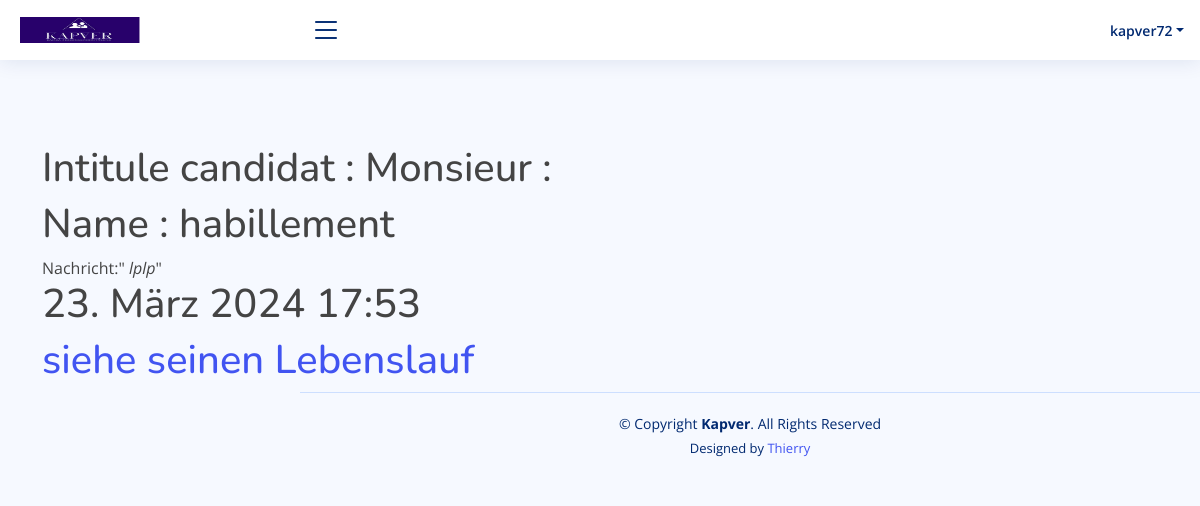
The page /detailscandidature_user/1 (signed in) on the database its author committed.
### kapver_app/models.py (models this page shows, shortened)
class UserModel(AbstractUser):
    travailleur = models.BooleanField(default=False)
    entreprise = models.BooleanField(default=False)
    admin = models.BooleanField(default=False)
    membre_staff = models.BooleanField(default=False)
    class Meta:
        verbose_name = ('UserModel')
        verbose_name_plural = ('UserModels')
    def __str__(self):
        return self.username

class Candidature(models.Model):
    intitule = models.CharField(max_length=100,blank=True,null=True)
    nom = models.CharField(max_length=100)
    message = models.TextField()
    cv = models.FileField(upload_to='cv')
    date = models.DateTimeField(auto_now_add=True,blank=True,null=True)
    class Meta:
        verbose_name= ('Candidature')
        verbose_name_plural = ('Candidatures')

### kapver_app/views.py (the view)
# urls.py: path('detailscandidature_user/<int:pk>',views.detailscandidature_user,name='detailscandidature_user'),
def detailscandidature_user(request,pk):
    if request.user.is_authenticated:
        if request.user.admin==True:
            obj=''
            try:
                obj = get_object_or_404(Candidature,pk=pk)
            except:
                return redirect('offres')
            return render(request,'admin/detailscandidature_user.html',{'obj':obj})
        else:
            return redirect('index')
    else:
        return redirect('index')

### kapver_app/templates/admin/detailscandidature_user.html (shortened to what this page needs)
{% extends './dashboard.html' %}
{% load i18n %}
{% block main %}
<br><br><br><br><br><br>
<div class="container">
    <div class="row">
        <div class="col-12">
            <label for=""><h1>{% trans "Intitule candidat" %} : {{obj.intitule}}</h1></label>
        </div>
    </div>
    <div class="row">
        <div class="col-12">
            <label for=""><h1>{% trans "nom" %} : {{obj.nom}}</h1></label>
        </div>
    </div>
    <div class="row">
        <div class="col-12">
           {% trans "message" %}:" <cite>{{obj.message}}</cite>"
        </div>
    </div>
    <div class="row">
        <div class="col-12">
          <h1>{{obj.date}}</h1>
        </div>
    </div>
    <div class="row">
        <div class="col-12">
<a href="/media/{{obj.cv}}"><h1>{% trans "voir son cv" %}</h1></a>
        </div>
    </div>
</div>
{% endblock %}

### kapver_app/templates/admin/dashboard.html (shortened to what this page needs)
{% load i18n %}
{% if request.user.admin == True or request.user.entreprise == True%}
{% load static %}
<!DOCTYPE html>
<html lang="en">
<head>
  <link href="{% static 'assets/vendor/bootstrap/css/bootstrap.min.css' %}" rel="stylesheet">
  <link href="{% static 'assets/vendor/bootstrap-icons/bootstrap-icons.css' %}" rel="stylesheet">
  <link href="{% static 'assets/vendor/boxicons/css/boxicons.min.css' %}" rel="stylesheet">
  <link href="{% static 'assets/vendor/quill/quill.snow.css' %}" rel="stylesheet">
  <link href="{% static 'assets/vendor/quill/quill.bubble.css' %}" rel="stylesheet">
  <link href="{% static 'assets/vendor/remixicon/remixicon.css' %}" rel="stylesheet">
  <link href="{% static 'assets/vendor/simple-datatables/style.css' %}" rel="stylesheet">
  <link href="{% static 'assets/css/style.css' %}" rel="stylesheet">
</head>
<body>
  <header id="header" class="header fixed-top d-flex align-items-center">
    <div class="d-flex align-items-center justify-content-between">
      <a href="{% url 'dashboard' %}" class="logo d-flex align-items-center">
        <img src="{% static 'logo/kamga.jpg' %}" alt="" style="width: 120px;">
      </a>
      <i class="bi bi-list toggle-sidebar-btn"></i>
    </div>
    <nav class="header-nav ms-auto">
      <ul class="d-flex align-items-center">
        <li class="nav-item dropdown pe-3">
          <a class="nav-link nav-profile d-flex align-items-center pe-0" href="#" data-bs-toggle="dropdown">
            <span class="d-none d-md-block dropdown-toggle ps-2">{{request.user}}</span>
          </a>
        </li>
      </ul>
    </nav>
  </header>
  {% block main %}{% endblock %}
  {% block signature %}
  <footer id="footer" class="footer">
    <div class="copyright">
      &copy; Copyright <strong><span>Kapver</span></strong>. All Rights Reserved
    </div>
    <div class="credits">
      Designed by <a href="https://www.github.com/chuina12">Thierry</a>
    </div>
  </footer>
  {% endblock%}
</body>
</html>
{% endif %}

### static/assets/css/style.css (style rules this page uses)
:root { scroll-behavior: smooth; }
body { font-family: "Open Sans", sans-serif; background: #f6f9ff; color: #444444; }
a { color: #4154f1; text-decoration: none; }
h1, h2, h3, h4, h5, h6 { font-family: "Nunito", sans-serif; }
.logo { line-height: 1; }
@media (min-width: 1200px) { .logo { width: 280px; } }
.logo img { max-height: 26px; margin-right: 6px; }
.header { transition: all 0.5s; z-index: 997; height: 60px; box-shadow: 0px 2px 20px rgba(1, 41, 112, 0.1); background-color: #fff; padding-left: 20px; }
.header .toggle-sidebar-btn { font-size: 32px; padding-left: 10px; cursor: pointer; color: #012970; }
.header-nav ul { list-style: none; }
.header-nav>ul { margin: 0; padding: 0; }
.header-nav .nav-profile { color: #012970; }
.header-nav .nav-profile span { font-size: 14px; font-weight: 600; }
@media (min-width: 1200px) { #main, #footer { margin-left: 300px; } }
.footer { padding: 20px 0; font-size: 14px; transition: all 0.3s; border-top: 1px solid #cddfff; }
.footer .copyright { text-align: center; color: #012970; }
.footer .credits { padding-top: 5px; text-align: center; font-size: 13px; color: #012970; }

### rows shown on the page
UserModel: user "kapver72"
Candidature: intitule "Monsieur :", nom "habillement", message "lplp", date "23. März 2024 17:53"
